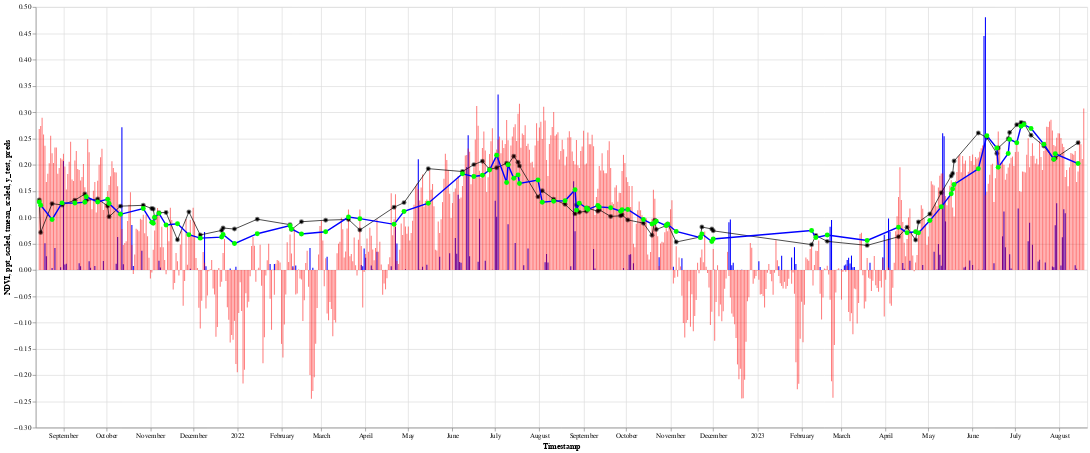

Here is the notebook cell this chart was saved with:
### Code cell
df_all_NDVI = alt.Chart(df_test_with_all_values.reset_index()).mark_point(color='black',opacity=1, size=5).encode(
    alt.X("Timestamp:T"), 
    alt.Y("NDVI:Q")
)


df_all_pastppt = alt.Chart(df_test_with_all_values.reset_index()).mark_line(color='blue',opacity=1, size=1).encode(
    alt.X("Timestamp:T"), 
    alt.Y("past_56_sum_ppt_scalded:Q")
)


df_all_ppt = alt.Chart(df_test_with_all_values.reset_index()).mark_bar(color='blue',opacity=1, size=1.5).encode(
    alt.X("Timestamp:T"), 
    alt.Y("ppt_scaled:Q")
)



df_all_tmean = alt.Chart(df_test_with_all_values.reset_index()).mark_bar(color='red',opacity=.5, size=1.5).encode(
    alt.X("Timestamp:T"), 
    alt.Y("tmean_scaled:Q")
)


#predictions 
y_test_df_plot = alt.Chart(y_test_df.reset_index()).mark_line(color='black',opacity=1, size=1,point={
      "filled": True,
      "fill": "black",
    "size" : 50,
    'opacity' : .5
    }).encode(
    alt.X("Timestamp:T"), 
    alt.Y("y_test:Q"),
    tooltip=[
        alt.Tooltip('y_test:O', title='NDVI')]
)
model_prediction_plot = alt.Chart(model_prediction_df.reset_index()).mark_line(color='blue',opacity=1,size=2,point={
      "filled": True,
      "fill": "lime",
    "size" : 50
    }).encode(
    alt.X("Timestamp:T"), 
    alt.Y("preds:Q"),
    tooltip=[
        alt.Tooltip('preds:O', title='NDVI_prediction')]
)


(df_all_NDVI+ df_all_ppt+ df_all_tmean + y_test_df_plot + model_prediction_plot).properties(width=1500, height=600)

### Figure 1 — Vega-Lite specification as saved in the notebook (floating-point values rounded to 4 significant figures; data arrays with more than 128 entries replaced by an {"elided": "..."} marker saying what was removed)
{"config": {"view": {"continuousWidth": 400, "continuousHeight": 300}}, "layer": [{"data": {"name": "data-09600cbc440191573f248212be00e163"}, "mark": {"type": "point", "color": "black", "opacity": 1, "size": 5}, "encoding": {"x": {"field": "Timestamp", "type": "temporal"}, "y": {"field": "NDVI", "type": "quantitative"}}}, {"data": {"name": "data-09600cbc440191573f248212be00e163"}, "mark": {"type": "bar", "color": "blue", "opacity": 1, "size": 1.5}, "encoding": {"x": {"field": "Timestamp", "type": "temporal"}, "y": {"field": "ppt_scaled", "type": "quantitative"}}}, {"data": {"name": "data-09600cbc440191573f248212be00e163"}, "mark": {"type": "bar", "color": "red", "opacity": 0.5, "size": 1.5}, "encoding": {"x": {"field": "Timestamp", "type": "temporal"}, "y": {"field": "tmean_scaled", "type": "quantitative"}}}, {"data": {"name": "data-c4b52f643d38b19aae9b91f05674728d"}, "mark": {"type": "line", "color": "black", "opacity": 1, "point": {"filled": true, "fill": "black", "size": 50, "opacity": 0.5}, "size": 1}, "encoding": {"tooltip": [{"field": "y_test", "title": "NDVI", "type": "ordinal"}], "x": {"field": "Timestamp", "type": "temporal"}, "y": {"field": "y_test", "type": "quantitative"}}}, {"data": {"name": "data-3d1e5811687934761d4a01ed88238588"}, "mark": {"type": "line", "color": "blue", "opacity": 1, "point": {"filled": true, "fill": "lime", "size": 50}, "size": 2}, "encoding": {"tooltip": [{"field": "preds", "title": "NDVI_prediction", "type": "ordinal"}], "x": {"field": "Timestamp", "type": "temporal"}, "y": {"field": "preds", "type": "quantitative"}}}], "height": 600, "width": 1500, "$schema": "https://vega.github.io/schema/vega-lite/v4.17.0.json", "datasets": {"data-09600cbc440191573f248212be00e163": {"elided": "734 records"}, "data-c4b52f643d38b19aae9b91f05674728d": [{"index": 0, "y_test": 0.133, "Timestamp": "2021-08-15"}, {"index": 1, "y_test": 0.07127, "Timestamp": "2021-08-16"}, {"index": 2, "y_test": 0.126, "Timestamp": "2021-08-24"}, {"index": 3, "y_test": 0.1235, "Timestamp": "2021-08-31"}, {"index": 4, "y_test": 0.1326, "Timestamp": "2021-09-09"}, {"index": 5, "y_test": 0.1443, "Timestamp": "2021-09-16"}, {"index": 6, "y_test": 0.1324, "Timestamp": "2021-09-17"}, {"index": 7, "y_test": 0.1348, "Timestamp": "2021-09-25"}, {"index": 8, "y_test": 0.1217, "Timestamp": "2021-10-02"}, {"index": 9, "y_test": 0.1011, "Timestamp": "2021-10-03"}, {"index": 10, "y_test": 0.1212, "Timestamp": "2021-10-11"}, {"index": 11, "y_test": 0.1228, "Timestamp": "2021-10-27"}, {"index": 12, "y_test": 0.1168, "Timestamp": "2021-11-02"}, {"index": 13, "y_test": 0.1159, "Timestamp": "2021-11-03"}, {"index": 14, "y_test": 0.09886, "Timestamp": "2021-11-04"}, {"index": 15, "y_test": 0.1089, "Timestamp": "2021-11-07"}, {"index": 16, "y_test": 0.109, "Timestamp": "2021-11-12"}, {"index": 17, "y_test": 0.05716, "Timestamp": "2021-11-20"}, {"index": 18, "y_test": 0.1104, "Timestamp": "2021-11-28"}, {"index": 19, "y_test": 0.06646, "Timestamp": "2021-12-06"}, {"index": 20, "y_test": 0.07508, "Timestamp": "2021-12-21"}, {"index": 21, "y_test": 0.07967, "Timestamp": "2021-12-22"}, {"index": 22, "y_test": 0.07761, "Timestamp": "2021-12-30"}, {"index": 23, "y_test": 0.09637, "Timestamp": "2022-01-15"}, {"index": 24, "y_test": 0.08602, "Timestamp": "2022-02-07"}, {"index": 25, "y_test": 0.07676, "Timestamp": "2022-02-08"}, {"index": 26, "y_test": 0.09157, "Timestamp": "2022-02-15"}, {"index": 27, "y_test": 0.09453, "Timestamp": "2022-03-04"}, {"index": 28, "y_test": 0.09597, "Timestamp": "2022-03-20"}, {"index": 29, "y_test": 0.07575, "Timestamp": "2022-03-28"}, {"index": 30, "y_test": 0.1191, "Timestamp": "2022-04-21"}, {"index": 31, "y_test": 0.128, "Timestamp": "2022-04-28"}, {"index": 32, "y_test": 0.1925, "Timestamp": "2022-05-15"}, {"index": 33, "y_test": 0.187, "Timestamp": "2022-06-08"}, {"index": 34, "y_test": 0.2002, "Timestamp": "2022-06-16"}, {"index": 35, "y_test": 0.2068, "Timestamp": "2022-06-22"}, {"index": 36, "y_test": 0.1913, "Timestamp": "2022-06-27"}, {"index": 37, "y_test": 0.1943, "Timestamp": "2022-07-02"}, {"index": 38, "y_test": 0.203, "Timestamp": "2022-07-09"}, {"index": 39, "y_test": 0.2004, "Timestamp": "2022-07-10"}, {"index": 40, "y_test": 0.2163, "Timestamp": "2022-07-14"}, {"index": 41, "y_test": 0.2049, "Timestamp": "2022-07-17"}, {"index": 42, "y_test": 0.1978, "Timestamp": "2022-07-18"}, {"index": 43, "y_test": 0.1389, "Timestamp": "2022-07-31"}, {"index": 44, "y_test": 0.1507, "Timestamp": "2022-08-03"}, {"index": 45, "y_test": 0.1344, "Timestamp": "2022-08-11"}, {"index": 46, "y_test": 0.1247, "Timestamp": "2022-08-19"}, {"index": 47, "y_test": 0.1066, "Timestamp": "2022-08-26"}, {"index": 48, "y_test": 0.1236, "Timestamp": "2022-08-27"}, {"index": 49, "y_test": 0.1098, "Timestamp": "2022-08-29"}, {"index": 50, "y_test": 0.1115, "Timestamp": "2022-09-03"}, {"index": 51, "y_test": 0.117, "Timestamp": "2022-09-04"}, {"index": 52, "y_test": 0.1117, "Timestamp": "2022-09-11"}, {"index": 53, "y_test": 0.1145, "Timestamp": "2022-09-12"}, {"index": 54, "y_test": 0.1017, "Timestamp": "2022-09-20"}, {"index": 55, "y_test": 0.1029, "Timestamp": "2022-09-27"}, {"index": 56, "y_test": 0.1048, "Timestamp": "2022-09-28"}, {"index": 57, "y_test": 0.09505, "Timestamp": "2022-10-02"}, {"index": 58, "y_test": 0.08889, "Timestamp": "2022-10-13"}, {"index": 59, "y_test": 0.06595, "Timestamp": "2022-10-19"}, {"index": 60, "y_test": 0.0946, "Timestamp": "2022-10-21"}, {"index": 61, "y_test": 0.07675, "Timestamp": "2022-10-22"}, {"index": 62, "y_test": 0.08423, "Timestamp": "2022-10-29"}, {"index": 63, "y_test": 0.08742, "Timestamp": "2022-10-30"}, {"index": 64, "y_test": 0.053, "Timestamp": "2022-11-05"}, {"index": 65, "y_test": 0.06261, "Timestamp": "2022-11-22"}, {"index": 66, "y_test": 0.08153, "Timestamp": "2022-11-23"}, {"index": 67, "y_test": 0.07778, "Timestamp": "2022-11-30"}, {"index": 68, "y_test": 0.07425, "Timestamp": "2022-12-01"}, {"index": 69, "y_test": 0.04803, "Timestamp": "2023-02-08"}, {"index": 70, "y_test": 0.0653, "Timestamp": "2023-02-11"}, {"index": 71, "y_test": 0.05424, "Timestamp": "2023-02-19"}, {"index": 72, "y_test": 0.0466, "Timestamp": "2023-03-19"}, {"index": 73, "y_test": 0.06305, "Timestamp": "2023-04-10"}, {"index": 74, "y_test": 0.08105, "Timestamp": "2023-04-16"}, {"index": 75, "y_test": 0.05686, "Timestamp": "2023-04-22"}, {"index": 76, "y_test": 0.09097, "Timestamp": "2023-04-24"}, {"index": 77, "y_test": 0.1064, "Timestamp": "2023-05-02"}, {"index": 78, "y_test": 0.1466, "Timestamp": "2023-05-10"}, {"index": 79, "y_test": 0.1786, "Timestamp": "2023-05-17"}, {"index": 80, "y_test": 0.1834, "Timestamp": "2023-05-18"}, {"index": 81, "y_test": 0.2069, "Timestamp": "2023-05-19"}, {"index": 82, "y_test": 0.2604, "Timestamp": "2023-06-05"}, {"index": 83, "y_test": 0.2516, "Timestamp": "2023-06-11"}, {"index": 84, "y_test": 0.2216, "Timestamp": "2023-06-18"}, {"index": 85, "y_test": 0.2319, "Timestamp": "2023-06-19"}, {"index": 86, "y_test": 0.2495, "Timestamp": "2023-06-26"}, {"index": 87, "y_test": 0.2613, "Timestamp": "2023-06-27"}, {"index": 88, "y_test": 0.2761, "Timestamp": "2023-07-02"}, {"index": 89, "y_test": 0.2805, "Timestamp": "2023-07-05"}, {"index": 90, "y_test": 0.2789, "Timestamp": "2023-07-07"}, {"index": 91, "y_test": 0.2559, "Timestamp": "2023-07-12"}, {"index": 92, "y_test": 0.2356, "Timestamp": "2023-07-21"}, {"index": 93, "y_test": 0.2103, "Timestamp": "2023-07-28"}, {"index": 94, "y_test": 0.2126, "Timestamp": "2023-07-29"}, {"index": 95, "y_test": 0.2418, "Timestamp": "2023-08-14"}], "data-3d1e5811687934761d4a01ed88238588": [{"index": 0, "preds": 0.1291, "Timestamp": "2021-08-15"}, {"index": 1, "preds": 0.1231, "Timestamp": "2021-08-16"}, {"index": 2, "preds": 0.09596, "Timestamp": "2021-08-24"}, {"index": 3, "preds": 0.1274, "Timestamp": "2021-08-31"}, {"index": 4, "preds": 0.1271, "Timestamp": "2021-09-09"}, {"index": 5, "preds": 0.1287, "Timestamp": "2021-09-16"}, {"index": 6, "preds": 0.1391, "Timestamp": "2021-09-17"}, {"index": 7, "preds": 0.1292, "Timestamp": "2021-09-25"}, {"index": 8, "preds": 0.1346, "Timestamp": "2021-10-02"}, {"index": 9, "preds": 0.1262, "Timestamp": "2021-10-03"}, {"index": 10, "preds": 0.1057, "Timestamp": "2021-10-11"}, {"index": 11, "preds": 0.1167, "Timestamp": "2021-10-27"}, {"index": 12, "preds": 0.09049, "Timestamp": "2021-11-02"}, {"index": 13, "preds": 0.08863, "Timestamp": "2021-11-03"}, {"index": 14, "preds": 0.1002, "Timestamp": "2021-11-04"}, {"index": 15, "preds": 0.1075, "Timestamp": "2021-11-07"}, {"index": 16, "preds": 0.08536, "Timestamp": "2021-11-12"}, {"index": 17, "preds": 0.08786, "Timestamp": "2021-11-20"}, {"index": 18, "preds": 0.06696, "Timestamp": "2021-11-28"}, {"index": 19, "preds": 0.06038, "Timestamp": "2021-12-06"}, {"index": 20, "preds": 0.06235, "Timestamp": "2021-12-21"}, {"index": 21, "preds": 0.06726, "Timestamp": "2021-12-22"}, {"index": 22, "preds": 0.05001, "Timestamp": "2021-12-30"}, {"index": 23, "preds": 0.06878, "Timestamp": "2022-01-15"}, {"index": 24, "preds": 0.08413, "Timestamp": "2022-02-07"}, {"index": 25, "preds": 0.07783, "Timestamp": "2022-02-08"}, {"index": 26, "preds": 0.06812, "Timestamp": "2022-02-15"}, {"index": 27, "preds": 0.07257, "Timestamp": "2022-03-04"}, {"index": 28, "preds": 0.1004, "Timestamp": "2022-03-20"}, {"index": 29, "preds": 0.09742, "Timestamp": "2022-03-28"}, {"index": 30, "preds": 0.08662, "Timestamp": "2022-04-21"}, {"index": 31, "preds": 0.1112, "Timestamp": "2022-04-28"}, {"index": 32, "preds": 0.1269, "Timestamp": "2022-05-15"}, {"index": 33, "preds": 0.1829, "Timestamp": "2022-06-08"}, {"index": 34, "preds": 0.1775, "Timestamp": "2022-06-16"}, {"index": 35, "preds": 0.1799, "Timestamp": "2022-06-22"}, {"index": 36, "preds": 0.1899, "Timestamp": "2022-06-27"}, {"index": 37, "preds": 0.2179, "Timestamp": "2022-07-02"}, {"index": 38, "preds": 0.1663, "Timestamp": "2022-07-09"}, {"index": 39, "preds": 0.2001, "Timestamp": "2022-07-10"}, {"index": 40, "preds": 0.1742, "Timestamp": "2022-07-14"}, {"index": 41, "preds": 0.1807, "Timestamp": "2022-07-17"}, {"index": 42, "preds": 0.1645, "Timestamp": "2022-07-18"}, {"index": 43, "preds": 0.171, "Timestamp": "2022-07-31"}, {"index": 44, "preds": 0.1286, "Timestamp": "2022-08-03"}, {"index": 45, "preds": 0.1307, "Timestamp": "2022-08-11"}, {"index": 46, "preds": 0.1315, "Timestamp": "2022-08-19"}, {"index": 47, "preds": 0.1525, "Timestamp": "2022-08-26"}, {"index": 48, "preds": 0.1137, "Timestamp": "2022-08-27"}, {"index": 49, "preds": 0.1268, "Timestamp": "2022-08-29"}, {"index": 50, "preds": 0.1178, "Timestamp": "2022-09-03"}, {"index": 51, "preds": 0.1151, "Timestamp": "2022-09-04"}, {"index": 52, "preds": 0.1225, "Timestamp": "2022-09-11"}, {"index": 53, "preds": 0.1197, "Timestamp": "2022-09-12"}, {"index": 54, "preds": 0.1182, "Timestamp": "2022-09-20"}, {"index": 55, "preds": 0.1117, "Timestamp": "2022-09-27"}, {"index": 56, "preds": 0.1144, "Timestamp": "2022-09-28"}, {"index": 57, "preds": 0.1148, "Timestamp": "2022-10-02"}, {"index": 58, "preds": 0.09578, "Timestamp": "2022-10-13"}, {"index": 59, "preds": 0.08745, "Timestamp": "2022-10-19"}, {"index": 60, "preds": 0.09021, "Timestamp": "2022-10-21"}, {"index": 61, "preds": 0.09247, "Timestamp": "2022-10-22"}, {"index": 62, "preds": 0.0843, "Timestamp": "2022-10-29"}, {"index": 63, "preds": 0.08702, "Timestamp": "2022-10-30"}, {"index": 64, "preds": 0.07307, "Timestamp": "2022-11-05"}, {"index": 65, "preds": 0.06133, "Timestamp": "2022-11-22"}, {"index": 66, "preds": 0.06828, "Timestamp": "2022-11-23"}, {"index": 67, "preds": 0.05398, "Timestamp": "2022-11-30"}, {"index": 68, "preds": 0.05883, "Timestamp": "2022-12-01"}, {"index": 69, "preds": 0.07493, "Timestamp": "2023-02-08"}, {"index": 70, "preds": 0.06143, "Timestamp": "2023-02-11"}, {"index": 71, "preds": 0.0663, "Timestamp": "2023-02-19"}, {"index": 72, "preds": 0.05595, "Timestamp": "2023-03-19"}, {"index": 73, "preds": 0.08126, "Timestamp": "2023-04-10"}, {"index": 74, "preds": 0.0708, "Timestamp": "2023-04-16"}, {"index": 75, "preds": 0.07253, "Timestamp": "2023-04-22"}, {"index": 76, "preds": 0.07043, "Timestamp": "2023-04-24"}, {"index": 77, "preds": 0.09377, "Timestamp": "2023-05-02"}, {"index": 78, "preds": 0.1199, "Timestamp": "2023-05-10"}, {"index": 79, "preds": 0.1446, "Timestamp": "2023-05-17"}, {"index": 80, "preds": 0.1539, "Timestamp": "2023-05-18"}, {"index": 81, "preds": 0.1624, "Timestamp": "2023-05-19"}, {"index": 82, "preds": 0.1924, "Timestamp": "2023-06-05"}, {"index": 83, "preds": 0.2551, "Timestamp": "2023-06-11"}, {"index": 84, "preds": 0.2317, "Timestamp": "2023-06-18"}, {"index": 85, "preds": 0.1951, "Timestamp": "2023-06-19"}, {"index": 86, "preds": 0.2214, "Timestamp": "2023-06-26"}, {"index": 87, "preds": 0.2482, "Timestamp": "2023-06-27"}, {"index": 88, "preds": 0.2419, "Timestamp": "2023-07-02"}, {"index": 89, "preds": 0.2732, "Timestamp": "2023-07-05"}, {"index": 90, "preds": 0.2766, "Timestamp": "2023-07-07"}, {"index": 91, "preds": 0.2691, "Timestamp": "2023-07-12"}, {"index": 92, "preds": 0.2389, "Timestamp": "2023-07-21"}, {"index": 93, "preds": 0.2105, "Timestamp": "2023-07-28"}, {"index": 94, "preds": 0.2209, "Timestamp": "2023-07-29"}, {"index": 95, "preds": 0.2023, "Timestamp": "2023-08-14"}]}}
